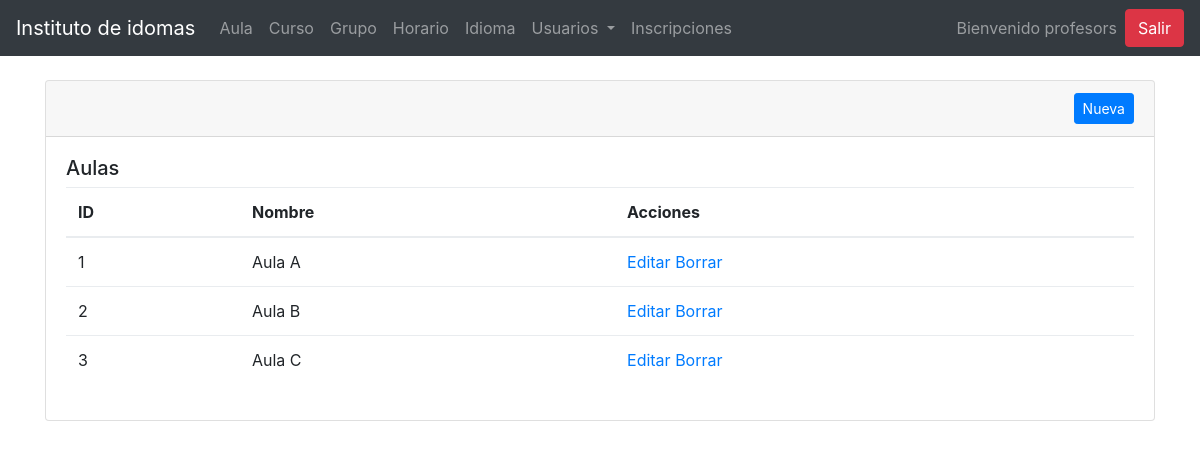
The app's page /?page=adm-aula (signed in) with its own data.
### tables this page shows
CREATE TABLE `aula` (
  `id` int(11) NOT NULL AUTO_INCREMENT,
  `nombre` varchar(45) DEFAULT NULL,
  PRIMARY KEY (`id`)
);

### controllers/admin/aulaController.php (called while the page is built)
<?php
if ($_POST) {
    include '../../models/Conexion.php';
    $descripcion = $_POST['desc'];
    if ($_POST['tipo'] == 'registro') {
        $sql = "INSERT INTO aula(nombre) VALUES ('$descripcion')";
        $query = $pdo->exec($sql);
        header("location:../../?page=adm-aula");
    } elseif ($_POST['tipo'] == 'actualizar') {
        $aula = $_POST['aula'];
        $sql = "UPDATE aula SET nombre = '$descripcion' WHERE id = $aula";
        $query = $pdo->exec($sql);
        header("location:../../?page=adm-aula-editar&id=$aula");
    }
    elseif ($_POST['tipo'] == 'borrar') {
        $aula = $_POST['aula'];
        $sql = "DELETE FROM aula WHERE id = $aula";
        $query = $pdo->exec($sql);
        header("location:../../?page=adm-aula");
    }
} elseif ($_GET['page'] == 'adm-aula-editar') {
    include 'models/Conexion.php';
    $id = $_GET['id'];
    $sql = "select nombre from aula where id =$id";
    $query = $pdo->query($sql);
    $res = $query->fetchObject();
} else {
    include 'models/Conexion.php';
    $sql = "SELECT * FROM aula";
    $query = $pdo->query($sql);
}

### views/cpanel/admin/aula.php (the view, shortened to what this page needs)
<?php require_once 'controllers/admin/aulaController.php' ?>
    <body>
    <br>
    <div class="container">
        <div class="row">
            <div class="col-md-12">
                <div class="card">
                    <div class="card-header text-right">
                        <button class="btn btn-sm btn-primary" data-toggle="modal" data-target="#exampleModal">Nueva
                        </button>
                    </div>
                    <div class="card-body">
                        <h5>Aulas</h5>
                        <table class="table" ng-controller="aulaController">
                            <thead>
                            <tr>
                                <th>ID</th>
                                <th>Nombre</th>
                                <th>Acciones</th>
                            </tr>
                            </thead>
                            <tbody>
                            <?php
                            foreach ($query as $row) {
                                echo "<tr>";
                                echo "<td>$row[id]</td>";
                                echo "<td>$row[nombre]</td>";
                                echo "<td>
                                            <a href='?page=adm-aula-editar&id=$row[id]'>Editar</a>
                                            <a href='$row[id]' data-toggle='modal' data-target='#deleteModal' class='linkborrar'>Borrar</a>
                                          </td>";
                                echo "</tr>";
                            }
                            ?>
                            </tbody>
                        </table>
                    </div>
                </div>
            </div>
        </div>
        <br>
    </div>

### records on screen
aula: id "1", nombre "Aula A"
aula: id "2", nombre "Aula B"
aula: id "3", nombre "Aula C"

### other values on screen
$_SESSION['usuario']->nombre "profesors"
